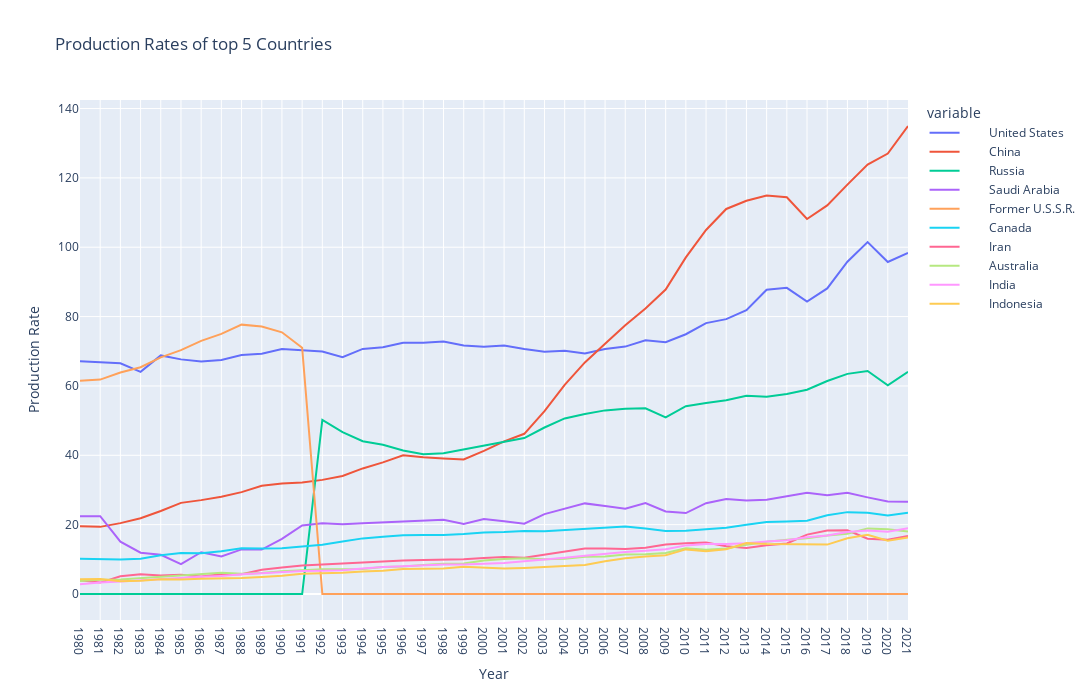

The cell this chart's notebook holds for it:
### Code cell
fig = px.line(top_production4, x = top_production4.index, y= top_production4.columns[0:],labels={
                     "Year": "Year",
                     "value": "Production Rate"}, title='Production Rates of top 5 Countries',width=1500, height=700)
fig.show()

### Figure 1 — Plotly figure (JSON) as saved in the notebook; plotly's stock layout.template omitted (floating-point values rounded to 4 significant figures)
{"data": [{"hovertemplate": "variable=        United States<br>Year=%{x}<br>Production Rate=%{y}<extra></extra>", "legendgroup": "        United States", "line": {"color": "#636efa", "dash": "solid"}, "marker": {"symbol": "circle"}, "mode": "lines", "name": "        United States", "orientation": "v", "showlegend": true, "type": "scatter", "x": ["1980", "1981", "1982", "1983", "1984", "1985", "1986", "1987", "1988", "1989", "1990", "1991", "1992", "1993", "1994", "1995", "1996", "1997", "1998", "1999", "2000", "2001", "2002", "2003", "2004", "2005", "2006", "2007", "2008", "2009", "2010", "2011", "2012", "2013", "2014", "2015", "2016", "2017", "2018", "2019", "2020", "2021"], "xaxis": "x", "y": [67.15, 66.91, 66.53, 64.07, 68.8, 67.66, 67.03, 67.51, 68.89, 69.28, 70.67, 70.32, 69.91, 68.27, 70.68, 71.13, 72.44, 72.42, 72.83, 71.69, 71.27, 71.68, 70.65, 69.88, 70.17, 69.38, 70.68, 71.34, 73.15, 72.59, 74.91, 78.11, 79.26, 81.87, 87.76, 88.3, 84.34, 88.13, 95.81, 101.5, 95.75, 98.34], "yaxis": "y"}, {"hovertemplate": "variable=        China<br>Year=%{x}<br>Production Rate=%{y}<extra></extra>", "legendgroup": "        China", "line": {"color": "#EF553B", "dash": "solid"}, "marker": {"symbol": "circle"}, "mode": "lines", "name": "        China", "orientation": "v", "showlegend": true, "type": "scatter", "x": ["1980", "1981", "1982", "1983", "1984", "1985", "1986", "1987", "1988", "1989", "1990", "1991", "1992", "1993", "1994", "1995", "1996", "1997", "1998", "1999", "2000", "2001", "2002", "2003", "2004", "2005", "2006", "2007", "2008", "2009", "2010", "2011", "2012", "2013", "2014", "2015", "2016", "2017", "2018", "2019", "2020", "2021"], "xaxis": "x", "y": [19.54, 19.36, 20.44, 21.86, 23.92, 26.28, 27.07, 28.04, 29.38, 31.2, 31.88, 32.13, 32.91, 34.05, 36.21, 37.96, 40.03, 39.42, 39.06, 38.82, 41.26, 44.01, 46.2, 52.76, 60.33, 66.78, 72.19, 77.52, 82.35, 87.8, 97.06, 105.0, 111.0, 113.4, 114.9, 114.4, 108.2, 112.1, 118.0, 123.8, 127, 135.0], "yaxis": "y"}, {"hovertemplate": "variable=        Russia<br>Year=%{x}<br>Production Rate=%{y}<extra></extra>", "legendgroup": "        Russia", "line": {"color": "#00cc96", "dash": "solid"}, "marker": {"symbol": "circle"}, "mode": "lines", "name": "        Russia", "orientation": "v", "showlegend": true, "type": "scatter", "x": ["1980", "1981", "1982", "1983", "1984", "1985", "1986", "1987", "1988", "1989", "1990", "1991", "1992", "1993", "1994", "1995", "1996", "1997", "1998", "1999", "2000", "2001", "2002", "2003", "2004", "2005", "2006", "2007", "2008", "2009", "2010", "2011", "2012", "2013", "2014", "2015", "2016", "2017", "2018", "2019", "2020", "2021"], "xaxis": "x", "y": [0, 0, 0, 0, 0, 0, 0, 0, 0, 0, 0, 0, 50.18, 46.67, 44.04, 43.05, 41.4, 40.33, 40.57, 41.67, 42.6, 43.74, 44.97, 48.01, 50.63, 51.88, 52.95, 53.4, 53.54, 50.95, 54.16, 55.11, 55.85, 57.14, 56.87, 57.68, 58.91, 61.43, 63.48, 64.3, 60.18, 64.1], "yaxis": "y"}, {"hovertemplate": "variable=        Saudi Arabia<br>Year=%{x}<br>Production Rate=%{y}<extra></extra>", "legendgroup": "        Saudi Arabia", "line": {"color": "#ab63fa", "dash": "solid"}, "marker": {"symbol": "circle"}, "mode": "lines", "name": "        Saudi Arabia", "orientation": "v", "showlegend": true, "type": "scatter", "x": ["1980", "1981", "1982", "1983", "1984", "1985", "1986", "1987", "1988", "1989", "1990", "1991", "1992", "1993", "1994", "1995", "1996", "1997", "1998", "1999", "2000", "2001", "2002", "2003", "2004", "2005", "2006", "2007", "2008", "2009", "2010", "2011", "2012", "2013", "2014", "2015", "2016", "2017", "2018", "2019", "2020", "2021"], "xaxis": "x", "y": [22.43, 22.44, 15.1, 11.92, 11.29, 8.64, 12.04, 10.84, 12.86, 12.81, 15.92, 19.75, 20.39, 20.11, 20.39, 20.66, 20.81, 21.24, 21.42, 20.18, 21.59, 20.95, 20.27, 23.05, 24.63, 26.13, 25.35, 24.59, 26.25, 23.78, 23.33, 26.2, 27.42, 26.97, 27.17, 28.15, 29.16, 28.49, 29.18, 27.86, 26.65, 26.59], "yaxis": "y"}, {"hovertemplate": "variable=        Former U.S.S.R.<br>Year=%{x}<br>Production Rate=%{y}<extra></extra>", "legendgroup": "        Former U.S.S.R.", "line": {"color": "#FFA15A", "dash": "solid"}, "marker": {"symbol": "circle"}, "mode": "lines", "name": "        Former U.S.S.R.", "orientation": "v", "showlegend": true, "type": "scatter", "x": ["1980", "1981", "1982", "1983", "1984", "1985", "1986", "1987", "1988", "1989", "1990", "1991", "1992", "1993", "1994", "1995", "1996", "1997", "1998", "1999", "2000", "2001", "2002", "2003", "2004", "2005", "2006", "2007", "2008", "2009", "2010", "2011", "2012", "2013", "2014", "2015", "2016", "2017", "2018", "2019", "2020", "2021"], "xaxis": "x", "y": [61.51, 61.83, 63.86, 65.4, 68.25, 70.31, 72.99, 75.03, 77.68, 77.12, 75.47, 71.04, 0, 0, 0, 0, 0, 0, 0, 0, 0, 0, 0, 0, 0, 0, 0, 0, 0, 0, 0, 0, 0, 0, 0, 0, 0, 0, 0, 0, 0, 0], "yaxis": "y"}, {"hovertemplate": "variable=        Canada<br>Year=%{x}<br>Production Rate=%{y}<extra></extra>", "legendgroup": "        Canada", "line": {"color": "#19d3f3", "dash": "solid"}, "marker": {"symbol": "circle"}, "mode": "lines", "name": "        Canada", "orientation": "v", "showlegend": true, "type": "scatter", "x": ["1980", "1981", "1982", "1983", "1984", "1985", "1986", "1987", "1988", "1989", "1990", "1991", "1992", "1993", "1994", "1995", "1996", "1997", "1998", "1999", "2000", "2001", "2002", "2003", "2004", "2005", "2006", "2007", "2008", "2009", "2010", "2011", "2012", "2013", "2014", "2015", "2016", "2017", "2018", "2019", "2020", "2021"], "xaxis": "x", "y": [10.16, 9.96, 9.96, 10.2, 11.16, 11.82, 11.72, 12.36, 13.18, 13.09, 13.16, 13.71, 14.21, 15.12, 16.04, 16.51, 16.91, 17.05, 17.02, 17.28, 17.74, 17.85, 18.18, 18.09, 18.49, 18.8, 19.14, 19.49, 18.89, 18.18, 18.23, 18.66, 19.08, 19.94, 20.76, 20.91, 21.11, 22.7, 23.61, 23.46, 22.64, 23.41], "yaxis": "y"}, {"hovertemplate": "variable=        Iran<br>Year=%{x}<br>Production Rate=%{y}<extra></extra>", "legendgroup": "        Iran", "line": {"color": "#FF6692", "dash": "solid"}, "marker": {"symbol": "circle"}, "mode": "lines", "name": "        Iran", "orientation": "v", "showlegend": true, "type": "scatter", "x": ["1980", "1981", "1982", "1983", "1984", "1985", "1986", "1987", "1988", "1989", "1990", "1991", "1992", "1993", "1994", "1995", "1996", "1997", "1998", "1999", "2000", "2001", "2002", "2003", "2004", "2005", "2006", "2007", "2008", "2009", "2010", "2011", "2012", "2013", "2014", "2015", "2016", "2017", "2018", "2019", "2020", "2021"], "xaxis": "x", "y": [3.94, 3.29, 5.13, 5.68, 5.3, 5.58, 5.06, 5.66, 5.7, 7.01, 7.65, 8.25, 8.53, 8.84, 9.16, 9.35, 9.64, 9.84, 9.9, 10, 10.4, 10.67, 10.45, 11.36, 12.06, 13.11, 13.12, 12.99, 13.36, 14.26, 14.65, 14.87, 13.75, 13.3, 14.06, 14.57, 17.12, 18.33, 18.37, 15.93, 15.62, 16.7], "yaxis": "y"}, {"hovertemplate": "variable=        Australia<br>Year=%{x}<br>Production Rate=%{y}<extra></extra>", "legendgroup": "        Australia", "line": {"color": "#B6E880", "dash": "solid"}, "marker": {"symbol": "circle"}, "mode": "lines", "name": "        Australia", "orientation": "v", "showlegend": true, "type": "scatter", "x": ["1980", "1981", "1982", "1983", "1984", "1985", "1986", "1987", "1988", "1989", "1990", "1991", "1992", "1993", "1994", "1995", "1996", "1997", "1998", "1999", "2000", "2001", "2002", "2003", "2004", "2005", "2006", "2007", "2008", "2009", "2010", "2011", "2012", "2013", "2014", "2015", "2016", "2017", "2018", "2019", "2020", "2021"], "xaxis": "x", "y": [3.72, 4.14, 4.15, 4.54, 4.93, 5.41, 5.61, 6.16, 5.85, 6.03, 6.59, 6.91, 7.13, 7.14, 7.23, 7.76, 7.92, 8.33, 8.71, 8.82, 9.64, 10.09, 10.32, 10.05, 10.13, 10.76, 10.84, 11.37, 11.46, 11.83, 13.22, 12.78, 13.13, 14.18, 15.08, 15.65, 16.1, 16.87, 17.36, 18.92, 18.68, 18.01], "yaxis": "y"}, {"hovertemplate": "variable=        India<br>Year=%{x}<br>Production Rate=%{y}<extra></extra>", "legendgroup": "        India", "line": {"color": "#FF97FF", "dash": "solid"}, "marker": {"symbol": "circle"}, "mode": "lines", "name": "        India", "orientation": "v", "showlegend": true, "type": "scatter", "x": ["1980", "1981", "1982", "1983", "1984", "1985", "1986", "1987", "1988", "1989", "1990", "1991", "1992", "1993", "1994", "1995", "1996", "1997", "1998", "1999", "2000", "2001", "2002", "2003", "2004", "2005", "2006", "2007", "2008", "2009", "2010", "2011", "2012", "2013", "2014", "2015", "2016", "2017", "2018", "2019", "2020", "2021"], "xaxis": "x", "y": [2.83, 3.35, 3.62, 3.98, 4.31, 4.62, 5.01, 5.17, 5.71, 5.98, 6.36, 6.64, 6.73, 6.85, 7.32, 7.79, 7.99, 8.34, 8.48, 8.5, 8.6, 8.91, 9.43, 9.89, 10.43, 11.05, 11.69, 12.14, 12.48, 12.88, 14.02, 14.44, 14.42, 14.64, 15.11, 15.47, 16.39, 16.84, 17.85, 18.32, 17.97, 18.99], "yaxis": "y"}, {"hovertemplate": "variable=        Indonesia<br>Year=%{x}<br>Production Rate=%{y}<extra></extra>", "legendgroup": "        Indonesia", "line": {"color": "#FECB52", "dash": "solid"}, "marker": {"symbol": "circle"}, "mode": "lines", "name": "        Indonesia", "orientation": "v", "showlegend": true, "type": "scatter", "x": ["1980", "1981", "1982", "1983", "1984", "1985", "1986", "1987", "1988", "1989", "1990", "1991", "1992", "1993", "1994", "1995", "1996", "1997", "1998", "1999", "2000", "2001", "2002", "2003", "2004", "2005", "2006", "2007", "2008", "2009", "2010", "2011", "2012", "2013", "2014", "2015", "2016", "2017", "2018", "2019", "2020", "2021"], "xaxis": "x", "y": [4.22, 4.33, 3.71, 3.85, 4.28, 4.19, 4.4, 4.41, 4.58, 4.93, 5.27, 5.85, 5.93, 6.14, 6.46, 6.69, 7.19, 7.22, 7.37, 7.83, 7.5, 7.33, 7.5, 7.75, 8.02, 8.39, 9.42, 10.31, 10.84, 11.18, 12.86, 12.35, 12.93, 14.72, 14.4, 14.38, 14.32, 14.25, 16.07, 17.05, 15.37, 16.27], "yaxis": "y"}], "layout": {"height": 700, "legend": {"title": {"text": "variable"}, "tracegroupgap": 0}, "title": {"text": "Production Rates of top 5 Countries"}, "width": 1500, "xaxis": {"anchor": "y", "domain": [0, 1], "title": {"text": "Year"}}, "yaxis": {"anchor": "x", "domain": [0, 1], "title": {"text": "Production Rate"}}}}
